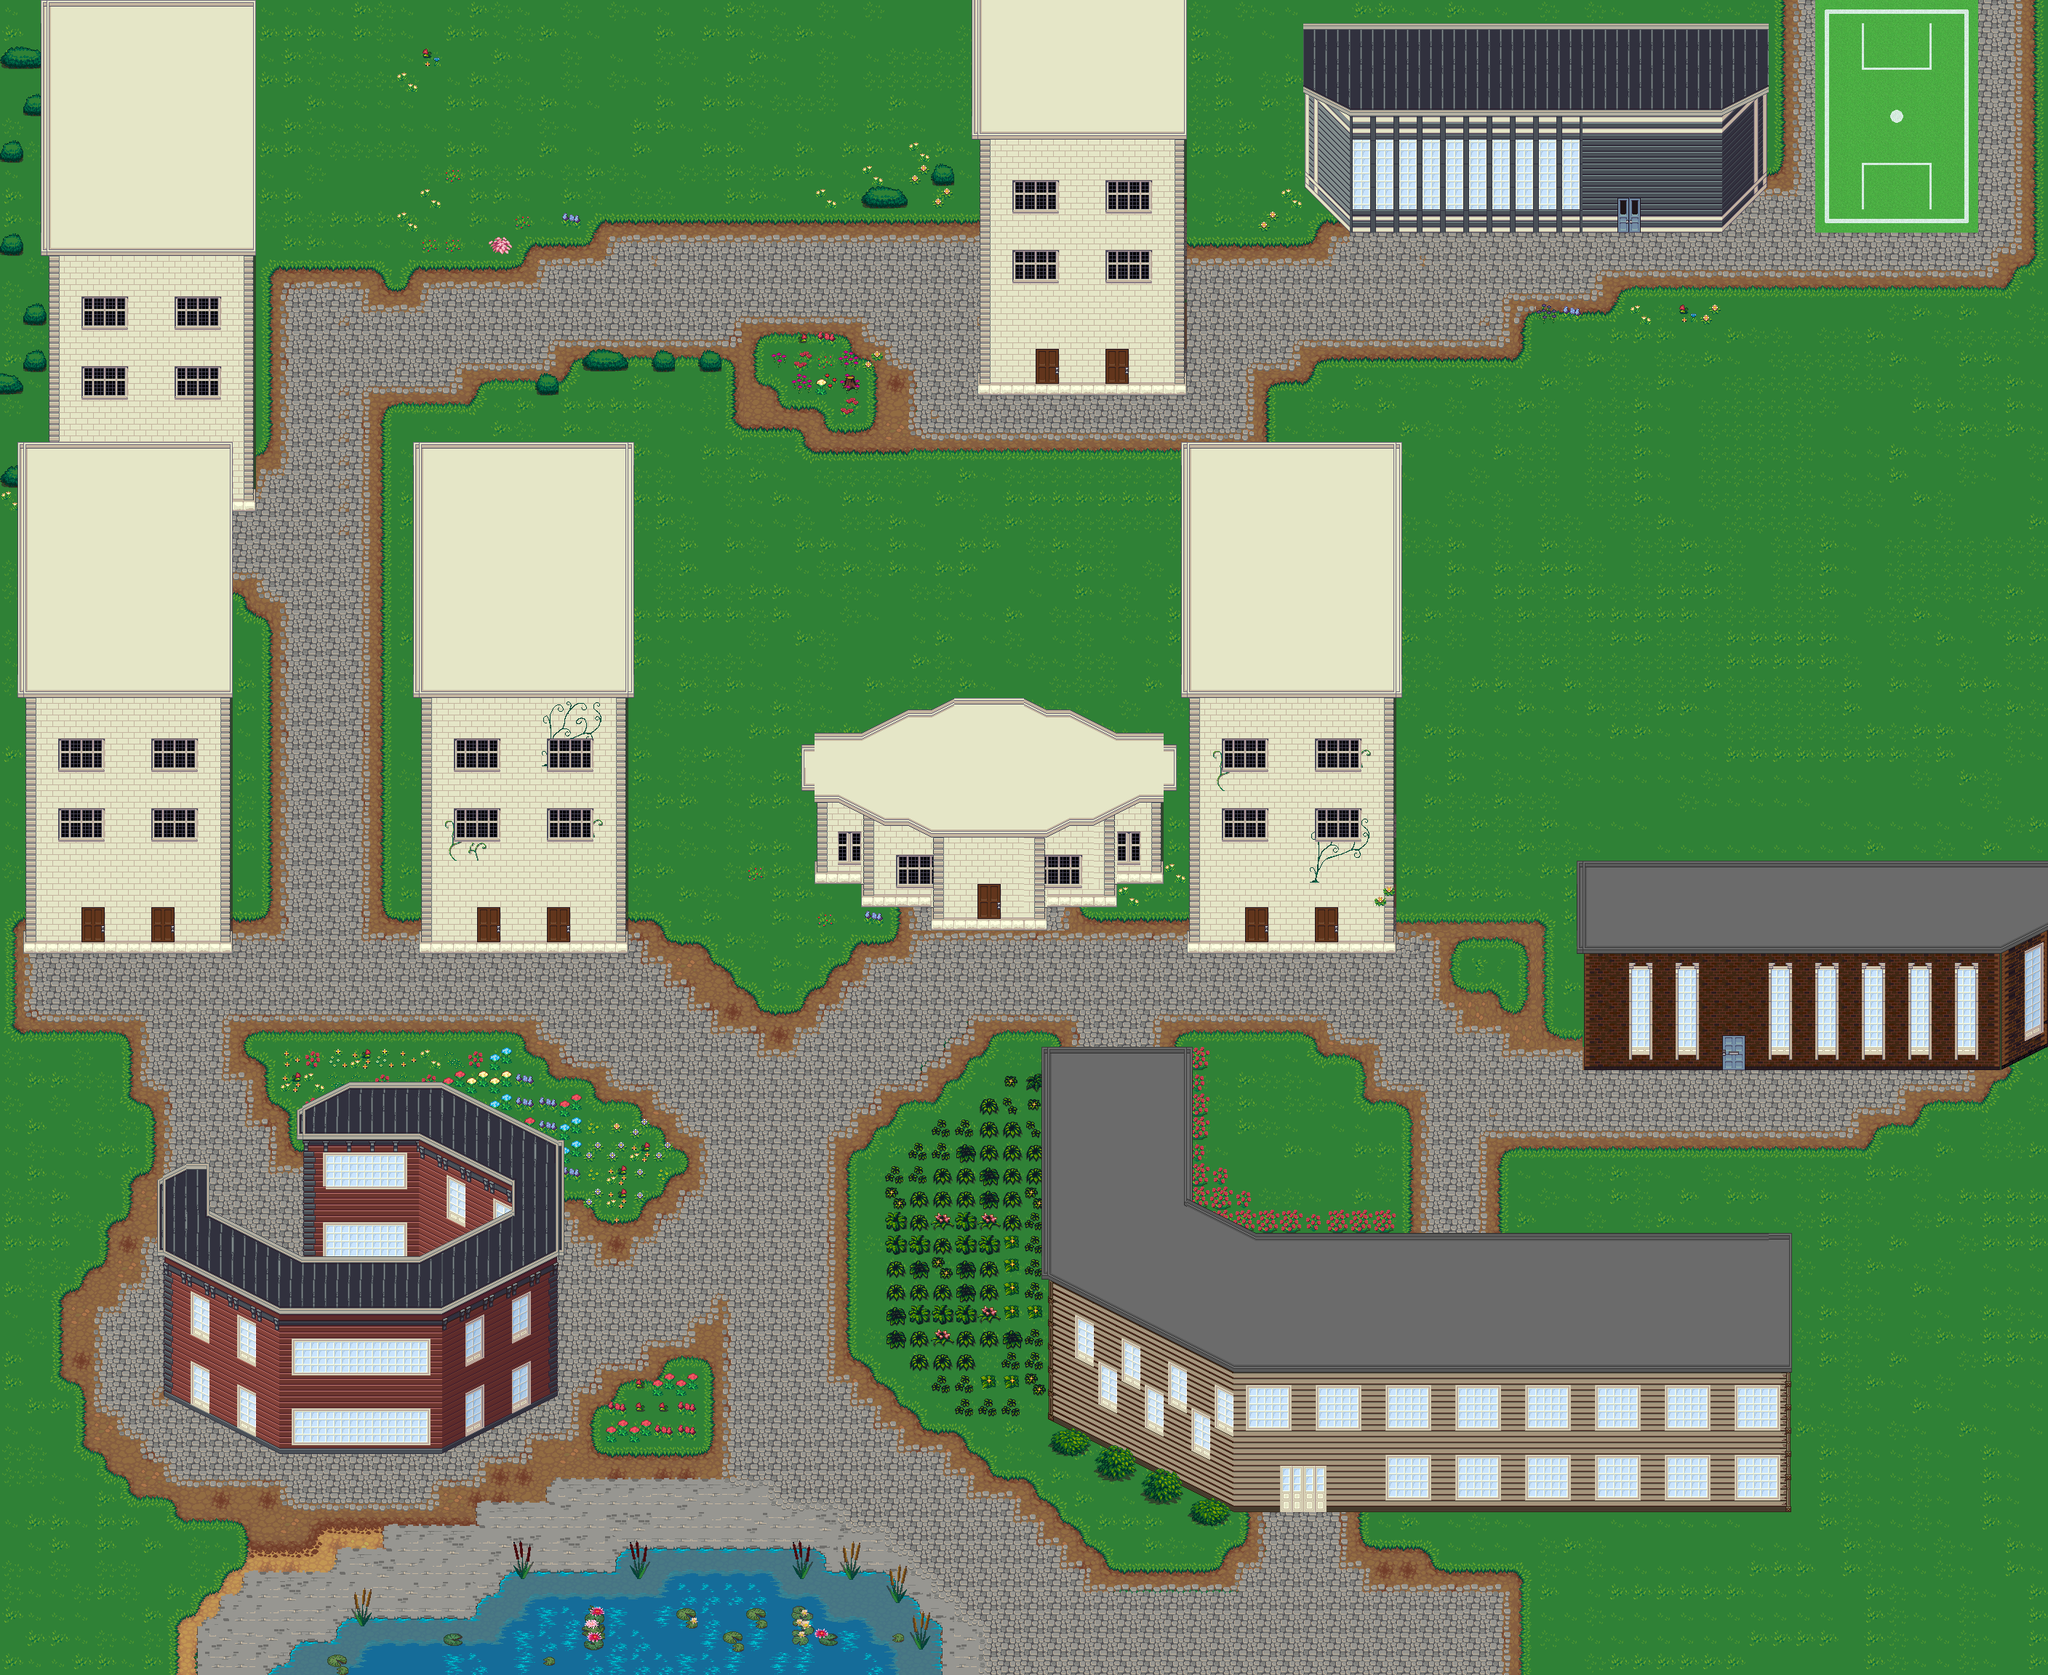

A level layout from a 2D game, rendered from its tile map. Below: a short description, then the map file with tile-grid data replaced by summaries:
An orthogonal 88x72 tile map with 32x32 px tiles, 9 tile layers (Terrain, LowerPaths, UpperPaths, Buildings, ...), 8 tilesets.

<map version="1.10" tiledversion="1.10.2" orientation="orthogonal" renderorder="right-down" width="88" height="72" tilewidth="32" tileheight="32" infinite="0" nextlayerid="11" nextobjectid="1">
 <tileset firstgid="1" source="roofs.tsx" />
 <tileset firstgid="4097" source="victorian-mansion.tsx" />
 <tileset firstgid="6145" source="bricks.tsx" />
 <tileset firstgid="8193" source="terrain-map-v7-repacked.tsx" />
 <tileset firstgid="24577" source="victorian-tenement.tsx" />
 <tileset firstgid="27649" source="plants.tsx" />
 <tileset firstgid="28161" source="victorian-windows-doors.tsx" />
 <tileset firstgid="33281" source="2D soccer.tsx" />
 <layer id="2" name="Terrain" width="88" height="72">
  <data>[6336 cells, 6336 non-empty, 68 distinct tile ids]</data>
 </layer>
 <layer id="3" name="LowerPaths" width="88" height="72">
  <data>[6336 cells, 171 non-empty, 22 distinct tile ids]</data>
 </layer>
 <layer id="4" name="UpperPaths" width="88" height="72">
  <data>[6336 cells, 1622 non-empty, 22 distinct tile ids]</data>
 </layer>
 <layer id="5" name="Buildings" width="88" height="72">
  <data>[6336 cells, 1189 non-empty, 100 distinct tile ids]</data>
 </layer>
 <layer id="6" name="Plants" width="88" height="72">
  <data>[6336 cells, 292 non-empty, 75 distinct tile ids]</data>
 </layer>
 <layer id="7" name="WindowsDoors" width="88" height="72">
  <data>[6336 cells, 583 non-empty, 47 distinct tile ids]</data>
 </layer>
 <layer id="10" name="WindowFrames" width="88" height="72">
  <data>[6336 cells, 106 non-empty, 10 distinct tile ids]</data>
 </layer>
 <layer id="8" name="RoofBottom" width="88" height="72">
  <data>[6336 cells, 1 non-empty, 1 distinct tile ids]</data>
 </layer>
 <layer id="9" name="Roofs" width="88" height="72">
  <data>[6336 cells, 1130 non-empty, 71 distinct tile ids]</data>
 </layer>
</map>
